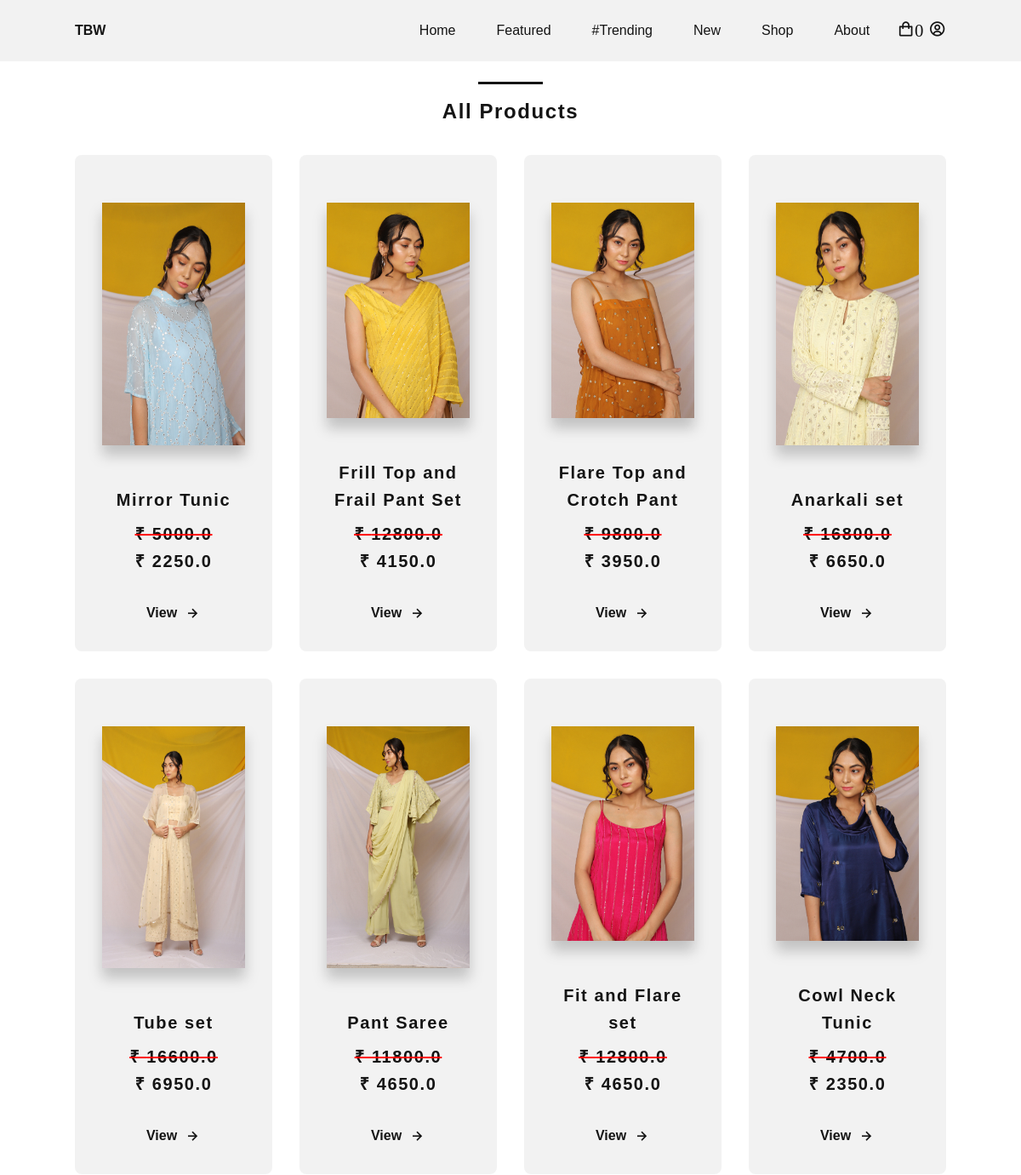
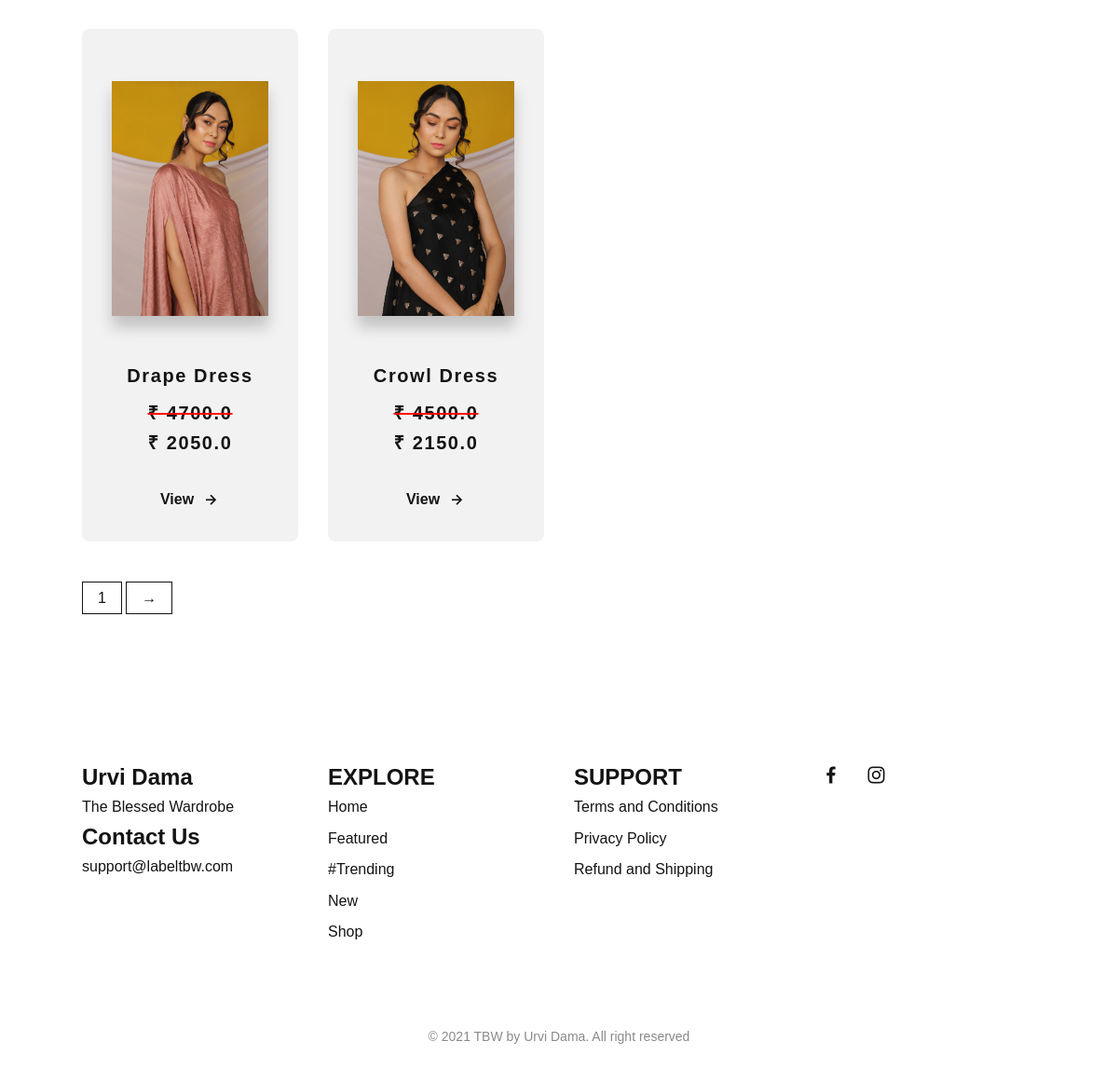
Page /shop on the committed database (2 pictures, top to bottom).
### store/models.py (models this page shows, shortened)
class Product(models.Model):
    name = models.CharField(max_length = 50)
    uniqueCode = models.CharField(max_length=10, unique=True, null=False, default = "")
    price = models.FloatField()
    priceNoDiscount = models.FloatField(default=0.0)
    desc = models.TextField()
    size = models.CharField(max_length=2)
    img = models.ImageField(null=True, blank=True)

### store/views.py (the view)
# urls.py: path('shop', views.shop, name = "shop"),
def shop(request):
    if request.user.is_authenticated:
        customer = request.user
        order, created = Order.objects.get_or_create(customer=customer, complete=False)
        items = order.orderitem_set.all()
    else:
        items = []
        order = {
            'get_cart_items' : 0,
            'get_cart_total' : 0,
        }
    products = Product.objects.all()
    context = {'items' : items, 'order' : order, 'products' : products}
    return render(request, 'shop.html', context)

### templates/shop.html (shortened to what this page needs)
{% extends 'base.html' %}
{% block content %}
<main class="l-main">
        <section class="featured section" id="shop">
                <h2 class="section-title">All Products</h2>
                <div class="featured__container bd-grid">
                        {% for product in products %}
                                <article class="sneaker">
                                        <img src={{product.img.url}} alt="" class="sneaker__img">
                                        <span class="sneaker__name">{{product.name}}</span>
                                        <span class="sneaker__preci"><span
                                                        style="text-decoration: line-through;text-decoration-color:red;">₹
                                                        {{product.priceNoDiscount}}</span><br>₹ {{product.price}}</span>
                                        <a href= {% url 'product' product.id %} class="button-light sneaker__button">View<i
                                                        class='bx bx-right-arrow-alt button-icon'></i></a>
                                </article>
                        {% endfor %}
                </div>
                <div class="sneaker__pages bd-grid">
                        <div>
                                <span class="sneaker__pag">1</span>
                                <a href = {% url 'moreProducts' %} class="sneaker__pag">&#8594;</a>
                        </div>
                </div>
        </section>
</main>
{% endblock content %}

### templates/base.html (shortened to what this page needs)
<!DOCTYPE html>
<html lang="en">
<head>
    <link rel="stylesheet" href="/static/css/styles.css">
    <link href='https://cdn.jsdelivr.net/npm/boxicons@2.0.5/css/boxicons.min.css' rel='stylesheet'>
</head>
<body>
    <header class="l-header" id="header">
        <nav class="nav bd-grid">
            <a href="/" class="nav__logo">TBW</a>
            <div class="nav__menu" id="nav-menu">
                <ul class="nav__list">
                    <li class="nav__item"><a href="/" class="nav__link">Home</a></li>
                    <li class="nav__item"><a href="/#featured" class="nav__link">Featured</a></li>
                    <li class="nav__item"><a href="/#women" class="nav__link">#Trending</a></li>
                    <li class="nav__item"><a href="/#new" class="nav__link">New</a></li>
                    <li class="nav__item"><a href="./shop" class="nav__link">Shop</a></li>
                    <li class="nav__item"><a href="./about" class="nav__link">About</a></li>
                </ul>
            </div>
            <div class="nav__shop">
                {% if request.user.is_authenticated %}
                <a href = {% url 'cart' %} class='bx bx-shopping-bag'>{{order.get_cart_items}}</a>
                    <div class="dropdown">
                        <button class="dropbtn">Hi, {{request.user.username}}</button>
                        <div class="dropdown-content">
                          <a style="font-size: 14px" href= {% url 'logout' %} >Logout</a>
                          <a style="font-size: 14px" href="/">My orders</a>
                        </div>
                      </div>
                {% else %}
                    <a href={% url 'cart' %} class='bx bx-shopping-bag'>{{order.get_cart_items}}</a>
                    <a href="./login"><i class='bx bx-user-circle'></i></a>
                {% endif %}
            </div>
        </nav>
    </header>
        {% block content %}
        {% endblock %}
    <footer class="footer section">
        <div class="footer__container bd-grid">
            <div class="footer__box">
                <h3 class="footer__title">Urvi Dama</h3>
                <p class="footer__description">The Blessed Wardrobe</p>
                <h3 class="footer__title">Contact Us</h3>
                <p class="footer__description">support@labeltbw.com</p>
            </div>
            <div class="footer__box">
                <h3 class="footer__title">EXPLORE</h3>
                <ul>
                    <li><a href="/" class="footer__link">Home</a></li>
                    <li><a href="/#featured" class="footer__link">Featured</a></li>
                    <li><a href="/#women" class="footer__link">#Trending</a></li>
                    <li><a href="/#new" class="footer__link">New</a></li>
                    <li><a href="./shop" class="footer__link">Shop</a></li>
                </ul>
            </div>
            <div class="footer__box">
                <h3 class="footer__title">SUPPORT</h3>
                <ul>
                    <li><a href = {% url "terms" %} class="footer__link">Terms and Conditions</a></li>
                    <li><a href= {% url "privacy" %} class="footer__link">Privacy Policy</a></li>
                    <li><a href= {% url "cancel" %} class="footer__link">Refund and Shipping</a></li>
                </ul>
            </div>
            <div class="footer__box">
                <a href="https://www.facebook.com/tbwbyurvidama/" target = "_blank" class="footer__social"><i class='bx bxl-facebook'></i></a>
                <a href="https://www.instagram.com/tbwbyurvidama/?igshid=1g4ckzbhpnc6l" target = "_blank" class="footer__social"><i class='bx bxl-instagram'></i></a>
            </div>
        </div>
        <p class="footer__copy">&#169; 2021 TBW by Urvi Dama. All right reserved</p>
    </footer>
</body>
</html>

### static/css/styles.css (style rules this page uses)
:root { --header-height: 3rem; --font-medium: 500; --font-semi-bold: 600; --font-bold: 700; --dark-color: #141414; --dark-color-light: #8A8A8A; --dark-color-lighten: #F2F2F2; --white-color: #FFF; --body-font: 'Poppins', sans-serif; --big-font-size: 1.25rem; --bigger-font-size: 1.5rem; --biggest-font-size: 2rem; --h2-font-size: 1.25rem; --normal-font-size: .938rem; --smaller-font-size: .813rem; --mb-1: .5rem; --mb-2: 1rem; --mb-3: 1.5rem; --mb-4: 2rem; --mb-5: 2.5rem; --mb-6: 3rem; --z-fixed: 100; --rotate-img: rotate(0deg); }
@media screen and (min-width: 768px) { :root { --big-font-size: 1.5rem; --bigger-font-size: 2rem; --biggest-font-size: 3rem; --normal-font-size: 1rem; --smaller-font-size: .875rem; } }
*,::before,::after { box-sizing: border-box; }
html { scroll-behavior: smooth; }
body { margin: var(--header-height) 0 0 0; font-family: var(--body-font); font-size: var(--normal-font-size); font-weight: var(--font-medium); color: var(--dark-color); line-height: 1.6; }
h1,h2,h3,p,ul { margin: 0; }
ul { padding: 0; list-style: none; }
a { text-decoration: none; color: var(--dark-color); }
img { max-width: 100%; height: auto; display: block; }
.section { padding: 5rem 0 2rem; }
.section-title { position: relative; font-size: var(--big-font-size); margin-bottom: var(--mb-4); text-align: center; letter-spacing: .1rem; }
.section-title::after { content: ''; position: absolute; width: 56px; height: .18rem; top: -1rem; left: 0; right: 0; margin: auto; background-color: var(--dark-color); }
.bd-grid { max-width: 1024px; display: grid; grid-template-columns: 100%; column-gap: 2rem; width: calc(100% - 2rem); margin-left: var(--mb-2); margin-right: var(--mb-2); }
.l-header { width: 100%; position: fixed; top: 0; left: 0; z-index: var(--z-fixed); background-color: var(--dark-color-lighten); }
.nav { height: var(--header-height); display: flex; justify-content: space-between; align-items: center; }
.nav__item { margin-bottom: var(--mb-4); }
.nav__logo { font-weight: var(--font-semi-bold); }
.nav__toggle, .nav__shop { font-size: 1.3rem; cursor: pointer; }
.button-light { display: inline-flex; color: var(--dark-color); font-weight: var(--font-bold); align-items: center; }
.button-icon { font-size: 1.25rem; margin-left: var(--mb-1); transition: .3s; }
.featured__container { row-gap: 2rem; grid-template-columns: repeat(auto-fit, minmax(220px, 1fr)); }
.sneaker { position: relative; display: flex; flex-direction: column; align-items: center; padding: 2rem; background-color: var(--dark-color-lighten); border-radius: .5rem; transition: .3s; }
.sneaker__img { max-width:100%; height:100%; margin-top: var(--mb-3); margin-bottom: var(--mb-6); transform: var(--rotate-img); filter: drop-shadow(0 12px 8px rgba(0,0,0,.2)); }
.sneaker__name, .sneaker__preci { font-size: var(--h2-font-size); letter-spacing: .1rem; font-weight: var(--font-bold); text-align: center; }
.sneaker__name { margin-bottom: var(--mb-1); }
.sneaker__preci { margin-bottom: var(--mb-4); }
.sneaker__pages { margin-top: var(--mb-6); }
.sneaker__pag { padding: .5rem 1rem; border: 1px solid var(--dark-color); }
.footer__container { grid-template-columns: repeat(auto-fit, minmax(220px, 1fr)); }
.footer__box { margin-bottom: var(--mb-4); }
.footer__title { font-size: var(--big-font-size); }
.footer__link { display: block; width: max-content; margin-bottom: var(--mb-1); }
.footer__social { font-size: 1.5rem; margin-right: 1.25rem; }
.footer__copy { padding-top: 3rem; font-size: var(--smaller-font-size); color: var(--dark-color-light); text-align: center; }
@media screen and (min-width: 768px) { body { margin: 0; } }
@media screen and (min-width: 768px) { .section { padding: 7rem 0 3rem; } }
@media screen and (min-width: 768px) { .section-title::after { width: 76px; } }
@media screen and (min-width: 768px) { .nav { height: calc(var(--header-height) + 1.5rem); } }
@media screen and (min-width: 768px) { .nav__menu { margin-left: auto; } }
@media screen and (min-width: 768px) { .nav__list { display: flex; } }
@media screen and (min-width: 768px) { .nav__item { margin-left: var(--mb-6); margin-bottom: 0; } }
@media screen and (min-width: 1024px) { .bd-grid { margin-left: auto; margin-right: auto; } }

### rows in the picture
Product: img (picture), name "Mirror Tunic", priceNoDiscount "5000.0", price "2250.0"
Product: img (picture), name "Frill Top and Frail Pant Set", priceNoDiscount "12800.0", price "4150.0"
Product: img (picture), name "Flare Top and Crotch Pant", priceNoDiscount "9800.0", price "3950.0"
Product: img (picture), name "Anarkali set", priceNoDiscount "16800.0", price "6650.0"
Product: img (picture), name "Tube set", priceNoDiscount "16600.0", price "6950.0"
Product: img (picture), name "Pant Saree", priceNoDiscount "11800.0", price "4650.0"
Product: img (picture), name "Fit and Flare set", priceNoDiscount "12800.0", price "4650.0"
Product: img (picture), name "Cowl Neck Tunic", priceNoDiscount "4700.0", price "2350.0"
Product: img (picture), name "Drape Dress", priceNoDiscount "4700.0", price "2050.0"
Product: img (picture), name "Crowl Dress", priceNoDiscount "4500.0", price "2150.0"

### other values in the picture
{{ order.get_cart_items }} "0"
